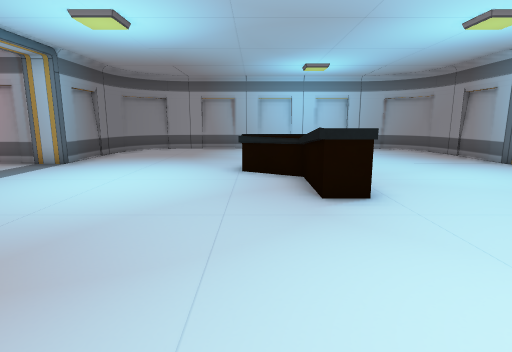
View 1 (above)

17 first-person views from a walk through a 3-D level made in the Unity game engine. The camera is 1.4 m above the floor, tilts 10° down and sees 80° across. Doors are open. The floor is counted in squares, 1 m on a side. Each view is taken from the middle of a square. On the plan, view 1 faces up. The plan holds only what a view shows up to about 14 squares ahead; the rest is blank. The place goes on beyond the plan. The player is left out. Some animated figures are not drawn. Some surface patterns are stand-ins.

View 2
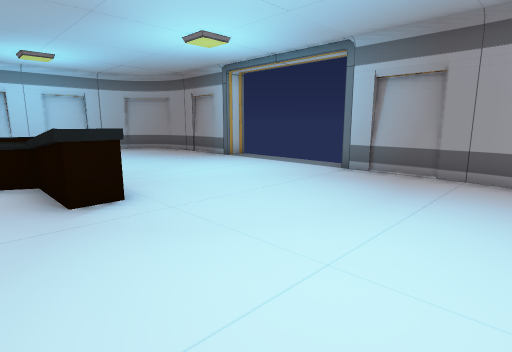

View 3
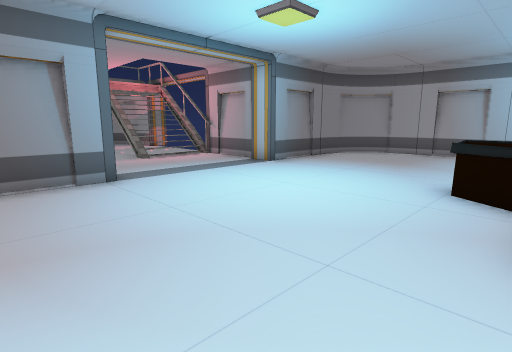

View 4
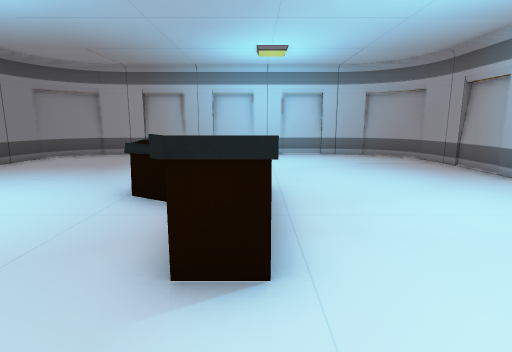

View 5
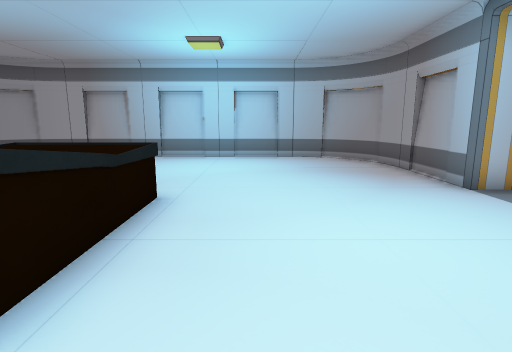

View 6
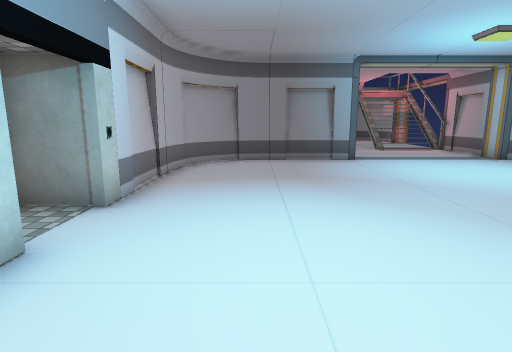

View 7
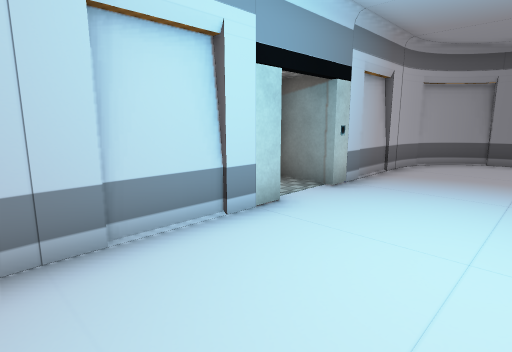

View 8
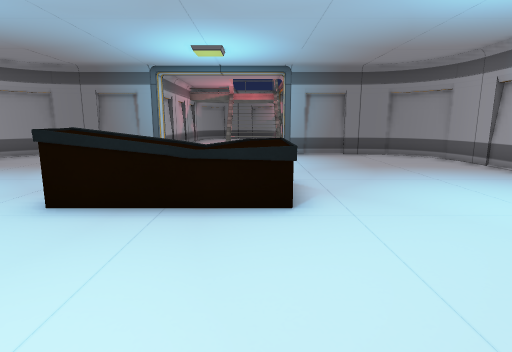

View 9
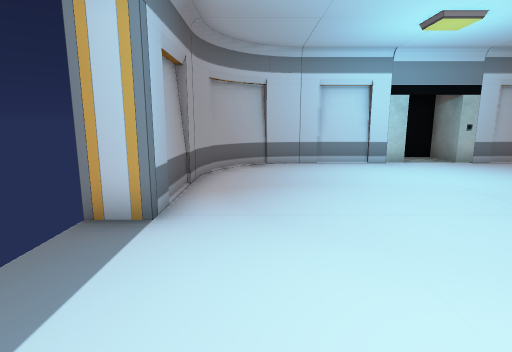

View 10
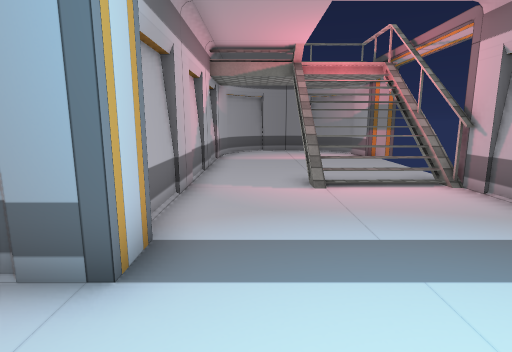

View 11
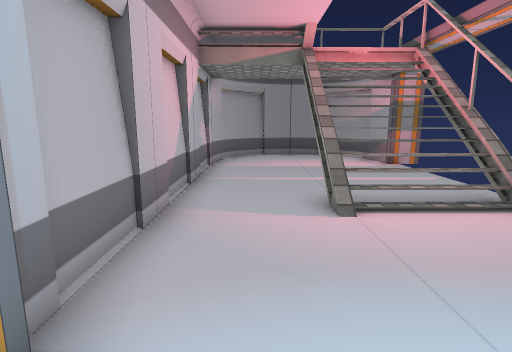

View 12
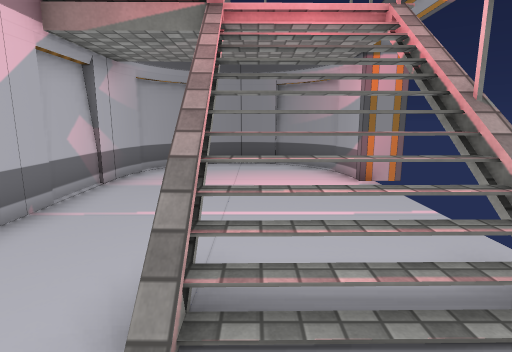

View 13
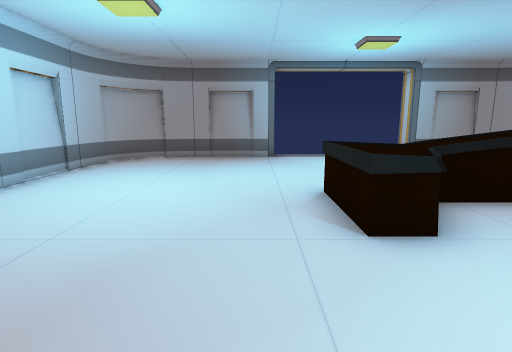

View 14
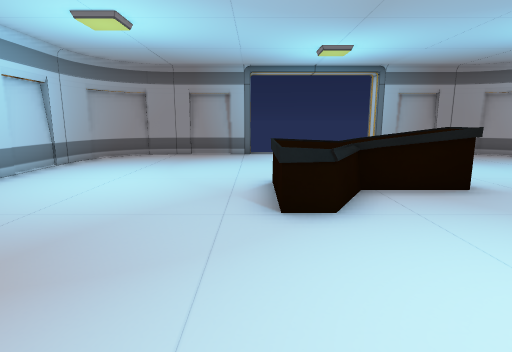

View 15
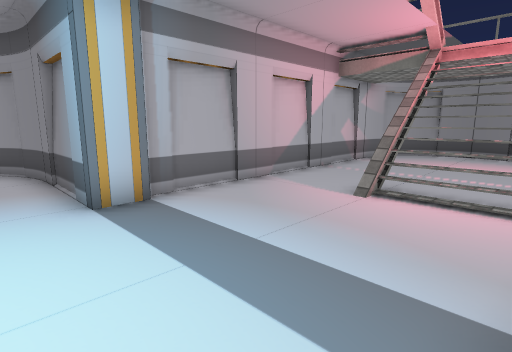

View 16
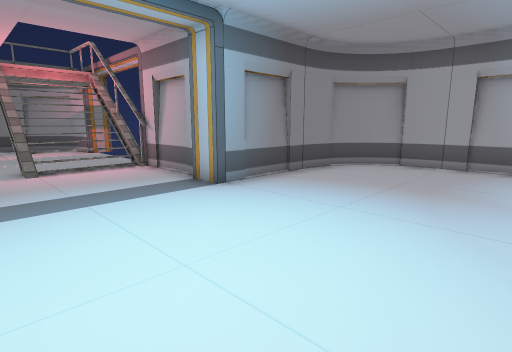

View 17
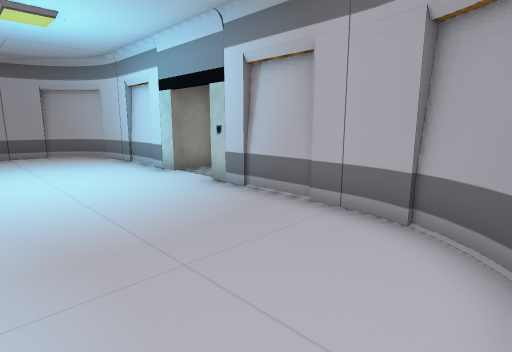

### Floor plan
Ten units are one square. View 1 is at (0, 0); x grows to the right and y downward. Boxes are objects, and circles mark ways between rooms. Rooms are numbered by the first view taken in them; rooms with no view inside come last. Other rooms are left out.
<svg viewBox="-200 -170 295 205">
<path fill="none" stroke="#000" d="M-65 -48 -65 -10 -63 -3M85 -103 85 -140M-67 -39 -67 -21M-65 -12 -64 -7M85 -10 85 -48M-67 -129 -67 -111M58 15 64 14M84 -6 85 -11M82 -3 84 -8M-40 15 -4 15M62 14 67 12M-64 -4 -60 3 -53 10 -46 14M-44 14 -39 15M19 30 19 15 60 15M-62 0 -58 5M-47 13 -42 14M66 14 74 10 80 3M85 -138 84 -143 82 -147M71 11 79 6 84 -4M77 7 81 1M-56 8 -51 12M-65 -140 -65 -103M-64 -144 -65 -138M-62 -147 -64 -142M84 -146 81 -152M-38 -165 -43 -164M63 -164 58 -165M82 -151 77 -157 70 -162M-61 -152 -64 -146M68 -162 59 -165 -40 -165 -47 -163M79 -155 75 -159M-50 -162 -57 -157 -62 -151M-47 -164 -51 -161M72 -161 66 -164M-55 -159 -59 -155M-162 -105 -171 -105 -177 -103 -182 -101M-170 -44 -75 -44M-173 -46 -168 -45M-177 -48 -172 -46M-169 -105 -174 -104M-186 -52 -181 -48M-181 -101 -185 -98M-185 -99 -190 -94 -194 -86M-192 -60 -188 -55M-188 -96 -192 -91M-194 -68 -193 -63M-194 -64 -190 -57 -184 -50 -177 -47M-76 -105 -131 -105M-195 -72 -194 -66M-193 -87 -194 -82M-194 -83 -195 -78M-195 -80 -195 -75 -195 -70"/>
<rect x="-5" y="15" width="10" height="10" fill="#bbb"><title>other object</title></rect>
<rect x="-5" y="-105" width="30" height="50" fill="#bbb"><title>other object</title></rect>
<circle cx="-70" cy="-75" r="3" fill="#2a7"/>
<text x="10" y="-70">1</text>
<text x="-130" y="-70">2</text>
</svg>
Room 1 opens to room 2.

Where each view was taken, in squares from view 1:
view 1: 0 up, 0 right, facing up
view 2: 0 up, 0 right, facing up-right
view 3: 2 up, 1 right, facing up-left
view 4: 3 up, 2 right, facing up
view 5: 4 up, 4 right, facing up
view 6: 1 up, 5 right, facing left
view 7: 2 up, 6 right, facing down-left
view 8: 9 up, 7 right, facing left
view 9: 9 up, 7 right, facing down
view 10: 6 up, 4 left, facing left
view 11: 6 up, 6 left, facing left
view 12: 8 up, 9 left, facing left
view 13: 11 up, 4 left, facing right
view 14: 10 up, 5 left, facing right
view 15: 10 up, 5 left, facing down-left
view 16: 6 up, 1 left, facing up-left
view 17: 3 up, 6 left, facing down-right
